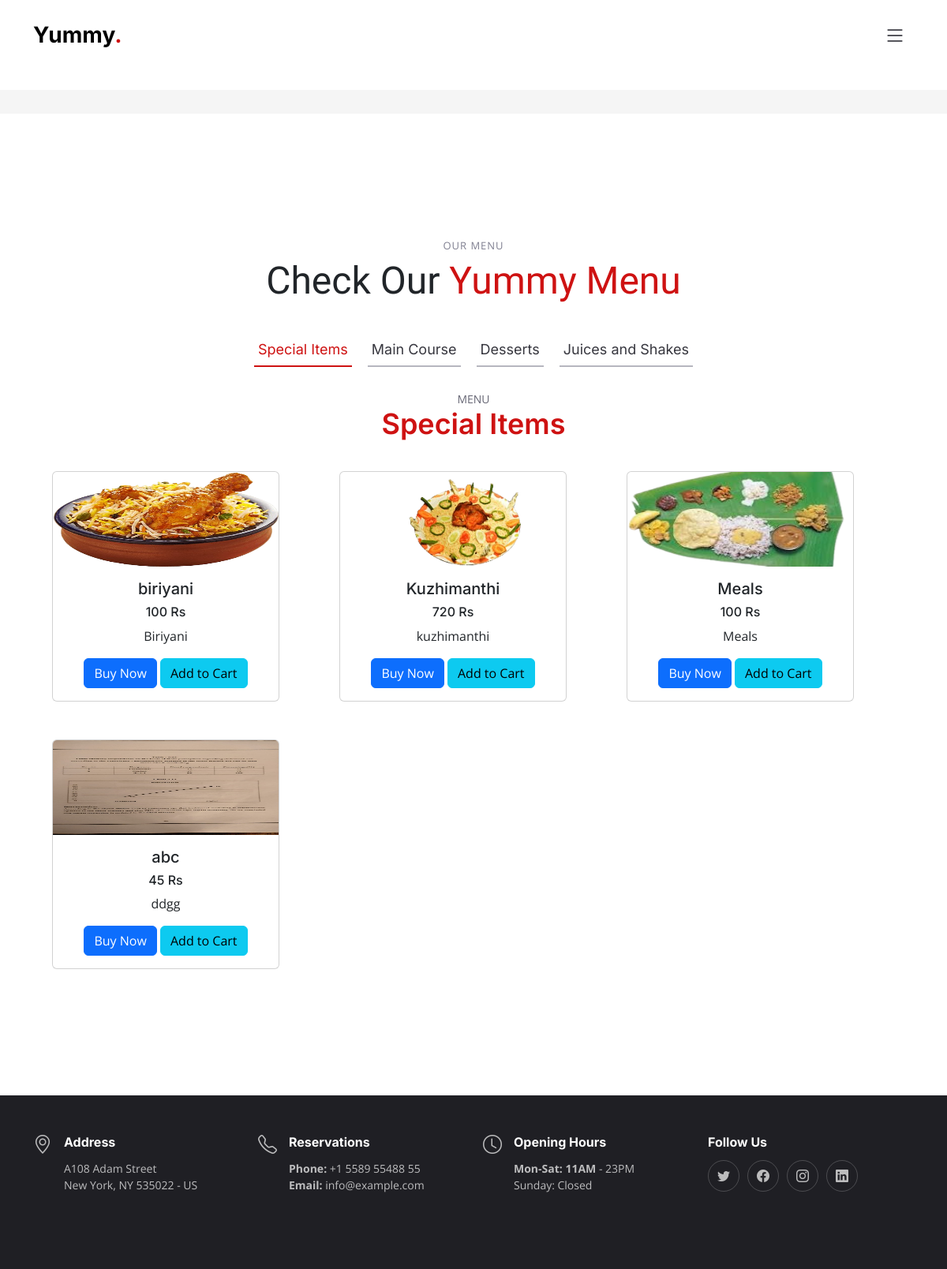
Screenshot of /Customer_home with the database file from the repository.
### foodapp/models.py (models this page shows)
class fooditem(models.Model):
    food_id = models.CharField(max_length=20)
    food_name =  models.CharField(max_length=20)
    description =  models.TextField()
    category =  models.CharField(max_length=10)
    quantity = models.IntegerField()
    price = models.IntegerField()
    image =  models.ImageField()

### foodapp/views.py (the view)
# urls.py: path('Customer_home',views.Customer_home,name="Customer_home"),
def Customer_home(request):
    cr=fooditem.objects.all()
    return render(request,'Customer_home.html',{'fooditems':cr})

### foodapp/templates/Customer_home.html (shortened to what this page needs)
{% extends 'Customer_layout.html' %}
{% load static %}
{% block content %}
<div class="container" data-aos="fade-up">
    <section id="menu" class="menu">
    <div class="container" data-aos="fade-up">
        <div class="section-header">
          <h2>Our Menu</h2>
          <p>Check Our <span>Yummy Menu</span></p>
        </div>
        <ul class="nav nav-tabs d-flex justify-content-center" data-aos="fade-up" data-aos-delay="200">
          <li class="nav-item">
            <a class="nav-link active show" data-bs-toggle="tab" data-bs-target="#menu-starters">
              <h4>Special Items </h4>
            </a>
          </li>
          <li class="nav-item">
            <a class="nav-link" data-bs-toggle="tab" data-bs-target="#menu-breakfast">
              <h4>Main Course</h4>
            </a>
          <li class="nav-item">
            <a class="nav-link" data-bs-toggle="tab" data-bs-target="#menu-lunch">
              <h4>Desserts</h4>
            </a>
          </li>
          <li class="nav-item">
            <a class="nav-link" data-bs-toggle="tab" data-bs-target="#menu-dinner">
              <h4>Juices and Shakes</h4>
            </a>
          </li>
        </ul>
        <div class="tab-content" data-aos="fade-up" data-aos-delay="300">
          <div class="tab-pane fade active show" id="menu-starters">
            <div class="tab-header text-center">
              <p>Menu</p>
              <h3>Special Items</h3>
            </div>
            <div class="row gy-5">
                {% for f in fooditems %}
                <div class="col-lg-4 menu-item">
                    <div class="card" style="width: 18rem;">
                        <img src="/media/{{f.image}}"  height="120" width="90" class="card-img-top" alt="...">
                        <div class="card-body">
                        <h5 class="card-title">{{f.food_name}}</h5>
                        <h6 class="card-title">{{f.price}} Rs</h6>
                        <p class="card-text">{{f.description}}</p>
                        <a href="/payment/"><button type="button" href="#" class="btn btn-primary">Buy Now</button></a>
                        <a href="/addcart_form/{{f.id}}"><button type="button"  class="btn btn-info">Add to Cart</button></a>
                        </div>
                    </div>
                </div>
                {% endfor %}
            </div>
          </div>
        </div>
      </div>
</section>
</div>
{% endblock %}

### foodapp/templates/Customer_layout.html (shortened to what this page needs)
{% load static %}
<!DOCTYPE html>
<html lang="en">
<head>
  <link rel='stylesheet' href='https://cdnjs.cloudflare.com/ajax/libs/font-awesome/4.7.0/css/font-awesome.min.css'>
  <link href="{% static 'assets/vendor/bootstrap/css/bootstrap.min.css' %}" rel="stylesheet">
  <link href="{% static 'assets/vendor/bootstrap-icons/bootstrap-icons.css' %}" rel="stylesheet">
  <link href="{% static 'assets/vendor/aos/aos.css' %}" rel="stylesheet">
  <link href="{% static 'assets/vendor/glightbox/css/glightbox.min.css' %}" rel="stylesheet">
  <link href="{% static 'assets/vendor/swiper/swiper-bundle.min.css' %}" rel="stylesheet">
  <link href="{% static 'assets/css/main.css' %}" rel="stylesheet">
</head>
<body>
  <header id="header" class="header fixed-top d-flex align-items-center">
    <div id="navbar" class="container d-flex align-items-center justify-content-between">
      <a href="index.html" class="logo d-flex align-items-center me-auto me-lg-0">
        <h1>Yummy<span>.</span></h1>
      </a>
      <i class="mobile-nav-toggle mobile-nav-show bi bi-list"></i>
    </div>
  </header>
  <main id="main">
    <div class="breadcrumbs">
    </div>
    <section class="sample-page">
      <div id="content" class="container" data-aos="fade-up">
        {% block content %}
        {% endblock %}
      </div>
    </section>
  </main>
  <footer id="footer" class="footer">
    <div class="container">
      <div class="row gy-3">
        <div class="col-lg-3 col-md-6 d-flex">
          <i class="bi bi-geo-alt icon"></i>
          <div>
            <h4>Address</h4>
            <p>
              A108 Adam Street <br>
              New York, NY 535022 - US<br>
            </p>
          </div>
        </div>
        <div class="col-lg-3 col-md-6 footer-links d-flex">
          <i class="bi bi-telephone icon"></i>
          <div>
            <h4>Reservations</h4>
            <p>
              <strong>Phone:</strong> +1 5589 55488 55<br>
              <strong>Email:</strong> info@example.com<br>
            </p>
          </div>
        </div>
        <div class="col-lg-3 col-md-6 footer-links d-flex">
          <i class="bi bi-clock icon"></i>
          <div>
            <h4>Opening Hours</h4>
            <p>
              <strong>Mon-Sat: 11AM</strong> - 23PM<br>
              Sunday: Closed
            </p>
          </div>
        </div>
        <div class="col-lg-3 col-md-6 footer-links">
          <h4>Follow Us</h4>
          <div class="social-links d-flex">
            <a href="#" class="twitter"><i class="bi bi-twitter"></i></a>
            <a href="#" class="facebook"><i class="bi bi-facebook"></i></a>
            <a href="#" class="instagram"><i class="bi bi-instagram"></i></a>
            <a href="#" class="linkedin"><i class="bi bi-linkedin"></i></a>
          </div>
        </div>
      </div>
    </div>
  </footer>
</body>
</html>

### foodapp/static/assets/css/main.css (style rules this page uses)
:root { --font-default: "Open Sans", system-ui, -apple-system, "Segoe UI", Roboto, "Helvetica Neue", Arial, "Noto Sans", "Liberation Sans", sans-serif, "Apple Color Emoji", "Segoe UI Emoji", "Segoe UI Symbol", "Noto Color Emoji"; --font-primary: "Amatic SC", sans-serif; --font-secondary: "Inter", sans-serif; }
:root { --color-default: #212529; --color-primary: #ce1212; --color-secondary: #37373f; }
:root { scroll-behavior: smooth; }
body { font-family: var(--font-default); color: var(--color-default); }
a { color: var(--color-primary); text-decoration: none; }
h1, h2, h3, h4, h5, h6 { font-family: var(--font-secondary); }
section { overflow: hidden; padding: 80px 0; }
.section-header { text-align: center; padding-bottom: 30px; }
.section-header h2 { font-size: 13px; letter-spacing: 1px; font-weight: 400; margin: 0; padding: 0; color: #7f7f90; text-transform: uppercase; font-family: var(--font-default); }
.section-header p { margin: 0; font-size: 48px; font-weight: 400; font-family: var(--font-primary); }
.section-header p span { color: var(--color-primary); }
.breadcrumbs { padding: 15px 0; background: rgba(55, 55, 63, 0.05); margin-top: 90px; }
.header { background: #fff; transition: all 0.5s; z-index: 997; height: 90px; border-bottom: 1px solid #fff; }
.header .logo h1 { font-size: 28px; font-weight: 700; color: #000; margin: 0; font-family: var(--font-secondary); }
.header .logo h1 span { color: var(--color-primary); }
section { scroll-margin-top: 90px; }
@media (max-width: 1279px) { .mobile-nav-show { color: var(--color-secondary); font-size: 28px; cursor: pointer; line-height: 0; transition: 0.5s; z-index: 9999; margin: 0 10px 0 20px; } }
.menu .nav-tabs { border: 0; }
.menu .nav-link { margin: 0 10px; padding: 10px 5px; transition: 0.3s; color: var(--color-secondary); border-radius: 0; cursor: pointer; height: 100%; border: 0; border-bottom: 2px solid #b6b6bf; }
.menu .nav-link h4 { font-size: 18px; font-weight: 400; margin: 0; font-family: var(--font-secondary); }
.menu .nav-link.active { color: var(--color-primary); border-color: var(--color-primary); }
.menu .tab-content .tab-header { padding: 30px 0; }
.menu .tab-content .tab-header p { font-size: 14px; text-transform: uppercase; color: #676775; margin-bottom: 0; }
.menu .tab-content .tab-header h3 { font-size: 36px; font-weight: 600; color: var(--color-primary); }
.menu .tab-content .menu-item { -moz-text-align-last: center; text-align-last: center; }
.footer { font-size: 14px; background-color: #1f1f24; padding: 50px 0; color: rgba(255, 255, 255, 0.7); }
.footer .icon { margin-right: 15px; font-size: 24px; line-height: 0; }
.footer h4 { font-size: 16px; font-weight: bold; position: relative; padding-bottom: 5px; color: #fff; }
.footer .footer-links { margin-bottom: 30px; }
.footer .social-links a { display: flex; align-items: center; justify-content: center; width: 40px; height: 40px; border-radius: 50%; border: 1px solid rgba(255, 255, 255, 0.2); font-size: 16px; color: rgba(255, 255, 255, 0.7); margin-right: 10px; transition: 0.3s; }

### rows the page displays
fooditem: image (picture), food_name "biriyani", price "100", description "Biriyani"
fooditem: image (picture), food_name "Kuzhimanthi", price "720", description "kuzhimanthi"
fooditem: image (picture), food_name "Meals", price "100", description "Meals"
fooditem: image (picture), food_name "abc", price "45", description "ddgg"
